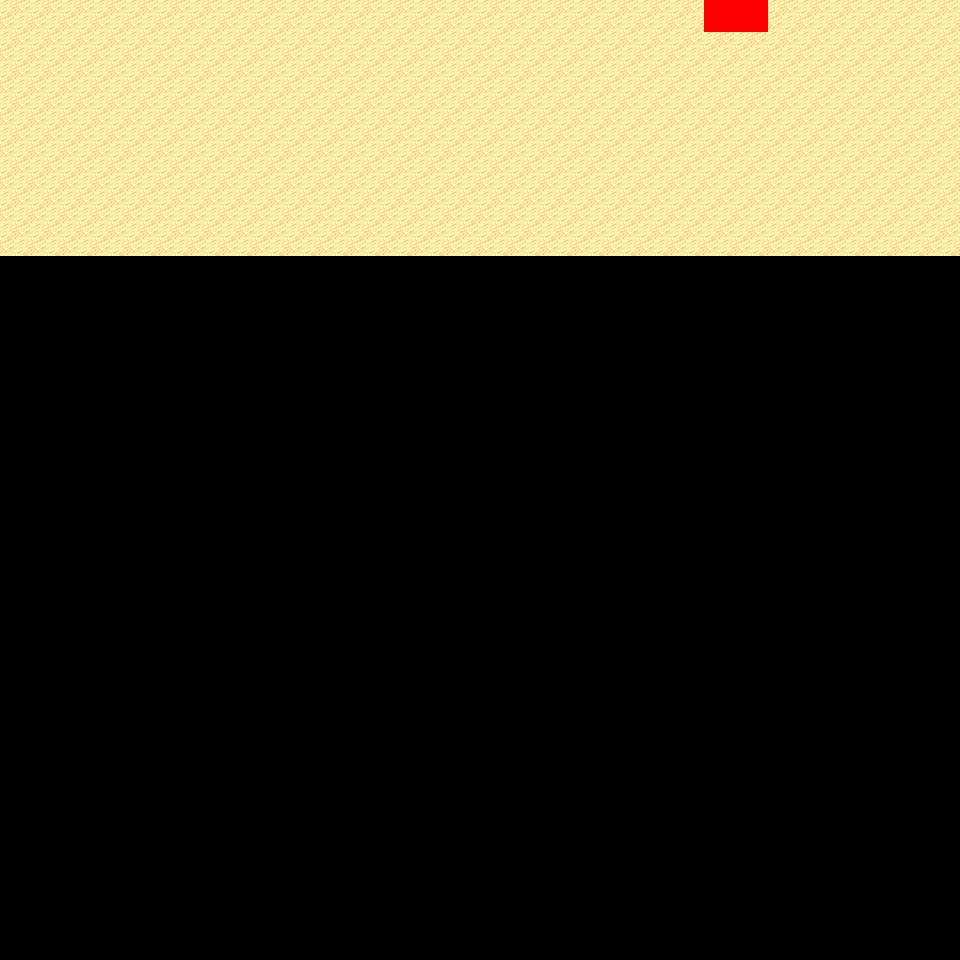

Tiled map render using the project's own tile images. Description and the map definition, with tile-layer contents summarised, below:
An orthogonal 30x30 tile map with 32x32 px tiles, 6 tile layers (Ground, Object, Object2, Above, ...), 15 tilesets and 4 objects (4x mapExit).

<map version="1.0" orientation="orthogonal" renderorder="right-down" width="30" height="30" tilewidth="32" tileheight="32" nextobjectid="5">
  <tileset firstgid="1" name="tileset_logic_collision" tilewidth="32" tileheight="32" tilecount="1" columns="1">
    <image source="../drawable/tileset_logic_collision.png" width="32" height="32" />
  </tileset>
  <tileset firstgid="2" name="tileset_ground_ground" tilewidth="32" tileheight="32" tilecount="33" columns="3">
    <image source="../drawable/tileset_ground_ground.png" width="96" height="352" />
  </tileset>
  <tileset firstgid="35" name="tileset_ground_ridge_earth_pale" tilewidth="32" tileheight="32" tilecount="96" columns="12">
    <image source="../drawable/tileset_ground_ridge_earth_pale.png" width="384" height="256" />
  </tileset>
  <tileset firstgid="131" name="tileset_ground_ridge_earth_dark" tilewidth="32" tileheight="32" tilecount="96" columns="12">
    <image source="../drawable/tileset_ground_ridge_earth_dark.png" width="384" height="256" />
  </tileset>
  <tileset firstgid="227" name="tileset_terrain_desert" tilewidth="32" tileheight="32" tilecount="88" columns="8">
    <image source="../drawable/tileset_terrain_desert.png" width="256" height="352" />
  </tileset>
  <tileset firstgid="315" name="tileset_ground_ladder_vertical_dark" tilewidth="32" tileheight="32" tilecount="3" columns="3">
    <image source="../drawable/tileset_ground_ladder_vertical_dark.png" width="96" height="32" />
  </tileset>
  <tileset firstgid="318" name="tileset_plant_tree_evergreen" tilewidth="32" tileheight="32" tilecount="36" columns="3">
    <image source="../drawable/tileset_plant_tree_evergreen.png" width="96" height="384" />
  </tileset>
  <tileset firstgid="354" name="tileset_plant_cactus" tilewidth="32" tileheight="32" tilecount="2" columns="1">
    <image source="../drawable/tileset_plant_cactus.png" width="32" height="64" />
  </tileset>
  <tileset firstgid="356" name="tileset_plant_cactus_2" tilewidth="32" tileheight="32" tilecount="10" columns="5">
    <image source="../drawable/tileset_plant_cactus_2.png" width="160" height="64" />
  </tileset>
  <tileset firstgid="366" name="tileset_ground_sand_2" tilewidth="32" tileheight="32" tilecount="15" columns="5">
    <image source="../drawable/tileset_ground_sand_2.png" width="160" height="96" />
  </tileset>
  <tileset firstgid="381" name="tileset_plant_tree_tree_darkgreen" tilewidth="32" tileheight="32" tilecount="88" columns="8">
    <image source="../drawable/tileset_plant_tree_tree_darkgreen.png" width="256" height="352" />
  </tileset>
  <tileset firstgid="469" name="tileset_ground_rock_pebbles" tilewidth="32" tileheight="32" tilecount="3" columns="1">
    <image source="../drawable/tileset_ground_rock_pebbles.png" width="32" height="96" />
  </tileset>
  <tileset firstgid="472" name="tileset_plant_star_shaped_plants" tilewidth="32" tileheight="32" tilecount="6" columns="2">
    <image source="../drawable/tileset_plant_star_shaped_plants.png" width="64" height="96" />
  </tileset>
  <tileset firstgid="478" name="tileset_plant_stump_small_stump" tilewidth="32" tileheight="32" tilecount="4" columns="2">
    <image source="../drawable/tileset_plant_stump_small_stump.png" width="64" height="64" />
  </tileset>
  <tileset firstgid="482" name="tileset_plant_round_cactuses" tilewidth="32" tileheight="32" tilecount="20" columns="10">
    <image source="../drawable/tileset_plant_round_cactuses.png" width="320" height="64" />
  </tileset>
  <layer name="Ground" width="30" height="30">
    <data>[900 cells, 240 non-empty, 2 distinct tile ids]</data>
  </layer>
  <layer name="Object" width="30" height="30">
    <data>[900 cells, 0 non-empty, 0 distinct tile ids]</data>
  </layer>
  <layer name="Object2" width="30" height="30">
    <data>[900 cells, 0 non-empty, 0 distinct tile ids]</data>
  </layer>
  <layer name="Above" width="30" height="30">
    <data>[900 cells, 0 non-empty, 0 distinct tile ids]</data>
  </layer>
  <layer name="Above2" width="30" height="30">
    <data>[900 cells, 0 non-empty, 0 distinct tile ids]</data>
  </layer>
  <layer name="Walkable" width="30" height="30">
    <data>[900 cells, 2 non-empty, 1 distinct tile ids]</data>
  </layer>
  <objectgroup name="MapEvents">
    <object id="1" name="north" type="mapExit" x="0" y="0" width="704" height="32">
      <properties>
        <property name="map" value="level_0_x36_y96" />
        <property name="x" value="0" />
        <property name="y" value="28" />
      </properties>
    </object>
    <object id="2" name="north2" type="mapExit" x="768" y="0" width="192" height="32">
      <properties>
        <property name="map" value="level_0_x36_y96" />
        <property name="x" value="24" />
        <property name="y" value="28" />
      </properties>
    </object>
    <object id="3" name="west" type="mapExit" x="0" y="0" width="32" height="960">
      <properties>
        <property name="map" value="level_0_x35_y97" />
        <property name="x" value="28" />
        <property name="y" value="0" />
      </properties>
    </object>
    <object id="4" name="east" type="mapExit" x="928" y="0" width="32" height="960">
      <properties>
        <property name="map" value="level_0_x37_y97" />
        <property name="x" value="1" />
        <property name="y" value="0" />
      </properties>
    </object>
  </objectgroup>
</map>
